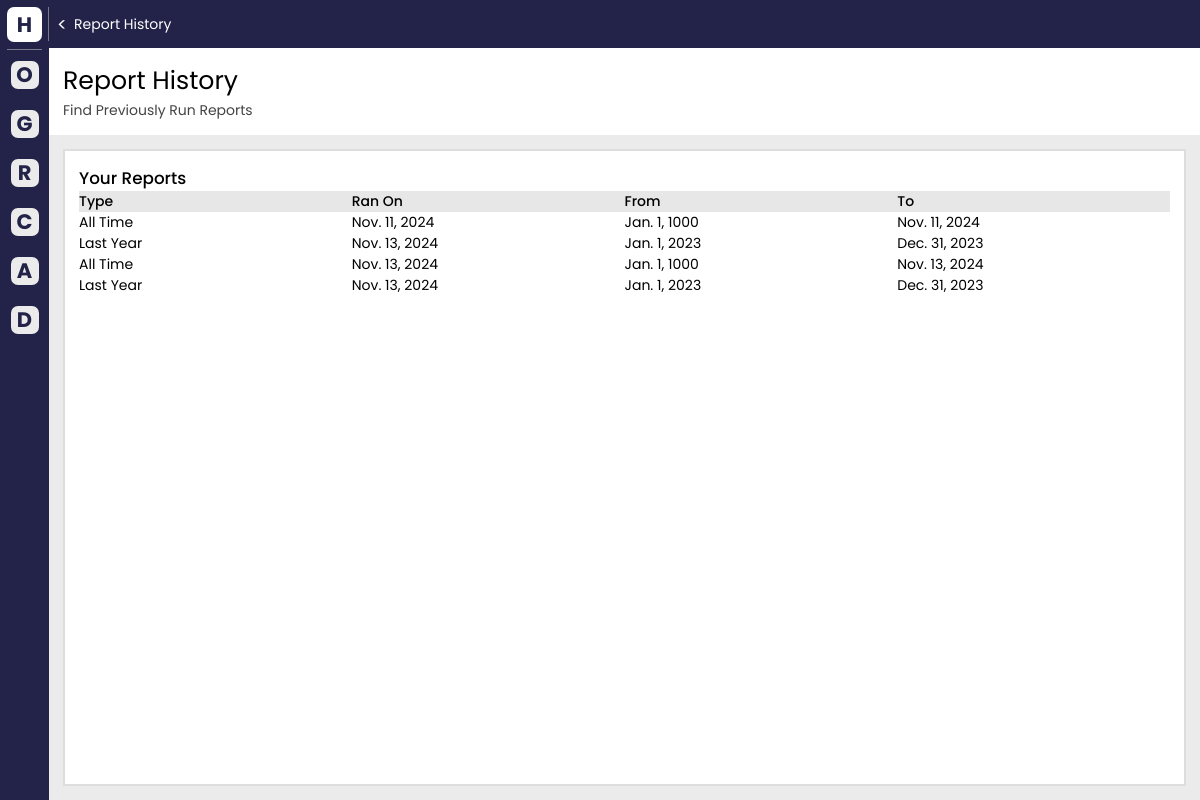
/report_history/ (signed in), run on an earlier commit of the app's database.
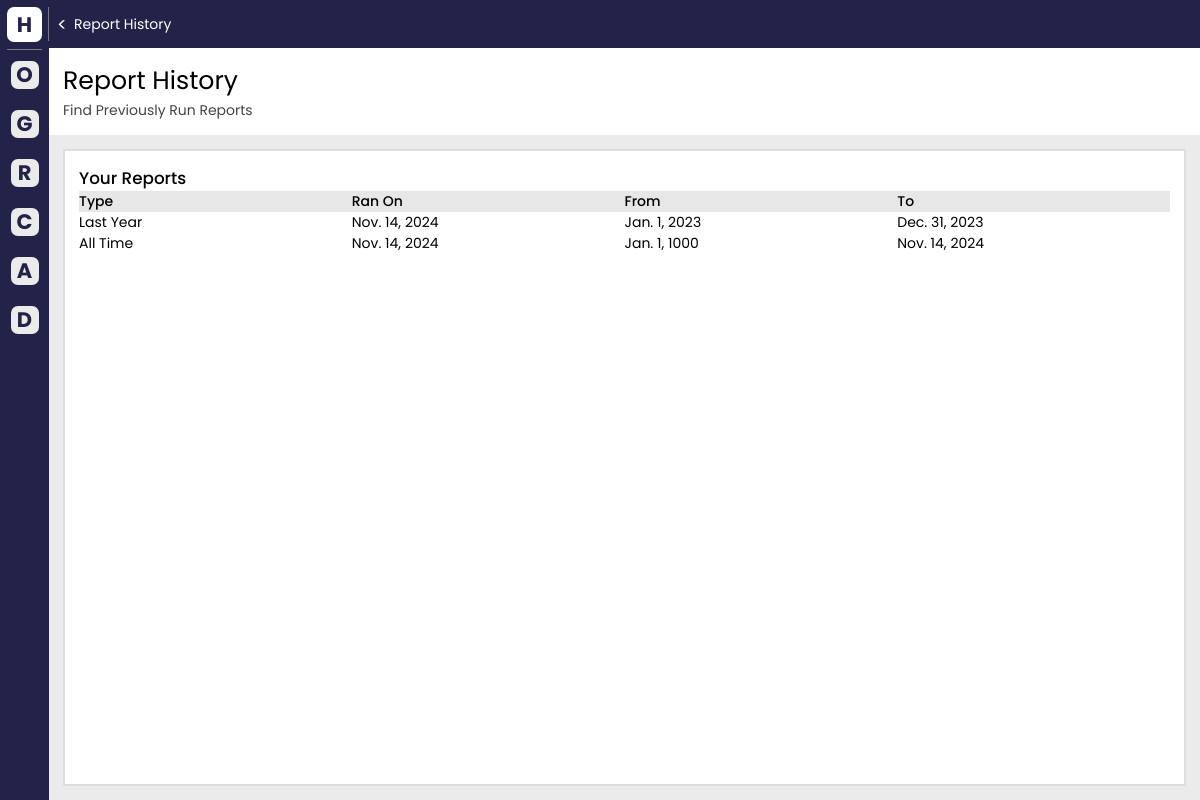
And on a later commit of the database.
### cs_app/models.py (models this page shows)
class RanReportParameter(models.Model):
    user = models.ForeignKey(User, on_delete=models.CASCADE, related_name="ran_report_parameters")
    report_type = models.TextField()
    ran_on_date = models.DateField()
    start_date = models.DateField()
    end_date = models.DateField()

### cs_app/views/report_history_views.py (the view)
# urls.py: path('report_history/', report_history_views.report_history_view, name='report_history'),
@login_required
def report_history_view(request):
    past_reports = RanReportParameter.objects.filter(user=request.user)
    user = request.user
    menu_status = None
    additional_info = request.GET.get("additionalInfo", None)
    if additional_info:
        try:
            decoded_info = json.loads(additional_info)
            menu_status = decoded_info.get("menu_status")
        except (ValueError, TypeError):
            menu_status = None
    context = {"user": user, "past_reports": past_reports, "menu_status": menu_status}
    return render(request, "subpages/report_history.html", context)

### cs_app/templates/subpages/report_history.html (shortened to what this page needs)
{% extends "one_page.html" %} {% load static %} {% block sub_css %}
<link rel="stylesheet" href="{% static 'css/sub_styles/report_history_style.css' %}" />
{% endblock %} {% block content %}
<div class="main-container flex-col">
    <div class="header">
        <h3>Report History</h3>
        <h4>Find Previously Run Reports</h4>
    </div>
    <div id="card-holder">
        <div id="report-history-card" class="content-card">
            <h5>Your Reports</h5>
            <div id="report-history__header">
                <p>Type</p>
                <p>Ran On</p>
                <p>From</p>
                <p>To</p>
            </div>
            <div id="report-history__listing">
                {% for past_rep in past_reports %}
                <div>
                    <p class="rep_type">{{ past_rep.report_type }}</p>
                    <p>{{ past_rep.ran_on_date }}</p>
                    <p class="rep_start_date">{{ past_rep.start_date }}</p>
                    <p class="rep_end_date">{{ past_rep.end_date }}</p>
                </div>
                {% endfor %}
            </div>
        </div>
    </div>
</div>
{% endblock %}

### cs_app/templates/one_page.html (shortened to what this page needs)
{% load static %}
<!DOCTYPE html>
<html>
    <head>
        <link rel="stylesheet" href="{% static 'css/one_page_style.css' %}" />
        <link rel="stylesheet" href="{% static 'css/common_style.css' %}" />
        {% block sub_css %}
        {% endblock %}
    </head>
    <body>
        <div class="container-1">
            <div id="menu" class="{% if menu_status == 'menu_open' %}large-menu{% else %}small-menu{% endif %}">
                <div id="menu__header">
                    <div class="symbol flex-center">
                        <b>H</b>
                    </div>
                </div>
                <div class="seperator-h"></div>
                <div id="c1-2" class="flex-col">
                    <div class="page-link" onclick="redirectTo('/home/', {menu_status : 'menu_open'})">
                        <div class="symbol-sm flex-center">
                            <b>O</b>
                        </div>
                    </div>
                    <div class="page-link" onclick="redirectTo('/generate_report/', {menu_status : 'menu_open'})">
                        <div class="symbol-sm flex-center">
                            <b>G</b>
                        </div>
                    </div>
                    <div class="page-link" onclick="redirectTo('/report_history/', {menu_status : 'menu_open'})">
                        <div class="symbol-sm flex-center">
                            <b>R</b>
                        </div>
                    </div>
                    <div class="page-link" onclick="redirectTo('/change_database/', {menu_status : 'menu_open'})">
                        <div class="symbol-sm flex-center">
                            <b>C</b>
                        </div>
                    </div>
                    <div class="page-link" onclick="redirectTo('/account_information/', {menu_status : 'menu_open'})">
                        <div class="symbol-sm flex-center">
                            <b>A</b>
                        </div>
                    </div>
                    <div class="page-link" onclick="redirectTo('/directions/', {menu_status : 'menu_open'})">
                        <div class="symbol-sm flex-center">
                            <b>D</b>
                        </div>
                    </div>
                </div>
            </div>
            <div id="content" class="{% if menu_status == 'menu_open' %}small-content{% else %}large-content{% endif %} flex-col">
                <div id="content__top">
                    <div class="back-arrow flex-center"><p>&lt;</p></div>
                    <p id="current-screen-name">Home</p>
                </div>
                {% block content %}
                {% endblock %}
            </div>
        </div>
    </body>
</html>

### cs_app/static/css/one_page_style.css (style rules this page uses)
:root { --sm-gap: 0.5rem; --md-gap: 1rem; --lg-gap: 2rem; --primary-blue: rgb(35, 35, 73); --primary-grey: rgb(235, 235, 235); font-size: 16px; }
@media (max-width: 1500px) { :root { font-size: 14px; } }
* { margin: 0px; padding: 0px; }
.flex-col { display: flex; flex-direction: column; }
.flex-center { display: flex; justify-content: center; align-items: center; }
.content-card { padding: var(--md-gap); box-sizing: border-box; background-color: white; border: 2px solid rgb(221, 221, 221); }
.seperator-h { width: calc(100% - 1rem); height: 1px; margin: 0rem 0rem 0rem var(--sm-gap); background-color: rgba(180, 180, 180, 0.603); }
.small-menu { width: 3.5rem; }
.large-content { width: calc(100% - 3.5rem); }
.symbol { width: 2.5rem; height: 2.5rem; background-color: white; border-radius: 0.5rem; flex-shrink: 0; }
.symbol > b { color: rgb(35, 35, 73); font-size: 1.5rem; }
.symbol-sm { width: 2rem; height: 2rem; background-color: var(--primary-grey); border-radius: 0.5rem; flex-shrink: 0; }
.symbol-sm > b { color: rgb(35, 35, 73); font-size: 1.5rem; }
.page-link { width: 100%; padding: 0.75rem; box-sizing: border-box; cursor: pointer; display: flex; }
.back-arrow { margin-left: 0.5rem; border-radius: 50%; cursor: pointer; }
.back-arrow > p { color: white; font-size: 1.3rem; }
.main-container { width: 100%; height: 95%; background-color: rgb(235, 235, 235); }
.main-container p, .main-container h3, .main-container h4 { cursor: default; }
.header { width: 100%; background-color: white; }
.header > h3 { margin: 1rem 1rem 0rem 1rem; font-size: 1.8rem; font-weight: normal; }
.header > h4 { margin: 0rem 1rem 1rem 1rem; color: rgb(68, 68, 68); font-size: 1rem; font-weight: normal; }
#menu { height: 100%; background-color: var(--primary-blue); overflow: hidden; transition: all linear 0.35s; }
#menu__header { width: 100%; height: 3.5rem; padding: var(--sm-gap); box-sizing: border-box; cursor: default; display: flex; align-items: center; }
#content { height: 100%; transition: all linear 0.35s; }
#content__top { width: 100%; height: 3.5rem; background-color: var(--primary-blue); display: flex; align-items: center; }
#content__top > p { margin-left: 0.5rem; color: White; font-size: 1rem; }

### cs_app/static/css/common_style.css (style rules this page uses)
html { font-family: "Poppins", sans-serif; }
.container-1 { height: 100vh; display: flex; align-items: center; justify-content: center; }

### cs_app/static/css/sub_styles/report_history_style.css (style rules this page uses)
:root { --sm-gap: 0.5rem; --md-gap: 1rem; --lg-gap: 2rem; --primary-blue: rgb(35, 35, 73); --primary-grey: rgb(235, 235, 235); }
* { margin: 0px; padding: 0px; }
h5 { font-size: 1.2rem; font-weight: 500; }
#card-holder { width: 100%; height: 100%; padding: var(--md-gap); box-sizing: border-box; display: flex; justify-content: center; align-items: center; }
#report-history-card { height: 100%; width: calc(100%); }
#report-history__header { box-sizing: border-box; background-color: rgb(231, 231, 231); display: grid; grid-template-columns: repeat(4, 1fr); grid-template-rows: 1fr; gap: 0; }
#report-history__header > p { font-weight: 500; }
#report-history__listing { box-sizing: border-box; overflow-y: auto; display: flex; flex-direction: column; }
#report-history__listing > div { box-sizing: border-box; display: grid; grid-template-columns: repeat(4, 1fr); grid-template-rows: 1fr; gap: 0; }
#report-history__listing > div > p { cursor: pointer; }

What changed in the data, as far as the page shows it:
removed RanReportParameter: report_type "All Time", ran_on_date "Nov. 11, 2024", start_date "Jan. 1, 1000", end_date "Nov. 11, 2024"
removed RanReportParameter: report_type "Last Year", ran_on_date "Nov. 13, 2024", start_date "Jan. 1, 2023", end_date "Dec. 31, 2023"
removed RanReportParameter: report_type "All Time", ran_on_date "Nov. 13, 2024", start_date "Jan. 1, 1000", end_date "Nov. 13, 2024"
removed RanReportParameter: report_type "Last Year", ran_on_date "Nov. 13, 2024", start_date "Jan. 1, 2023", end_date "Dec. 31, 2023"
added RanReportParameter: report_type "Last Year", ran_on_date "Nov. 14, 2024", start_date "Jan. 1, 2023", end_date "Dec. 31, 2023"
added RanReportParameter: report_type "All Time", ran_on_date "Nov. 14, 2024", start_date "Jan. 1, 1000", end_date "Nov. 14, 2024"
